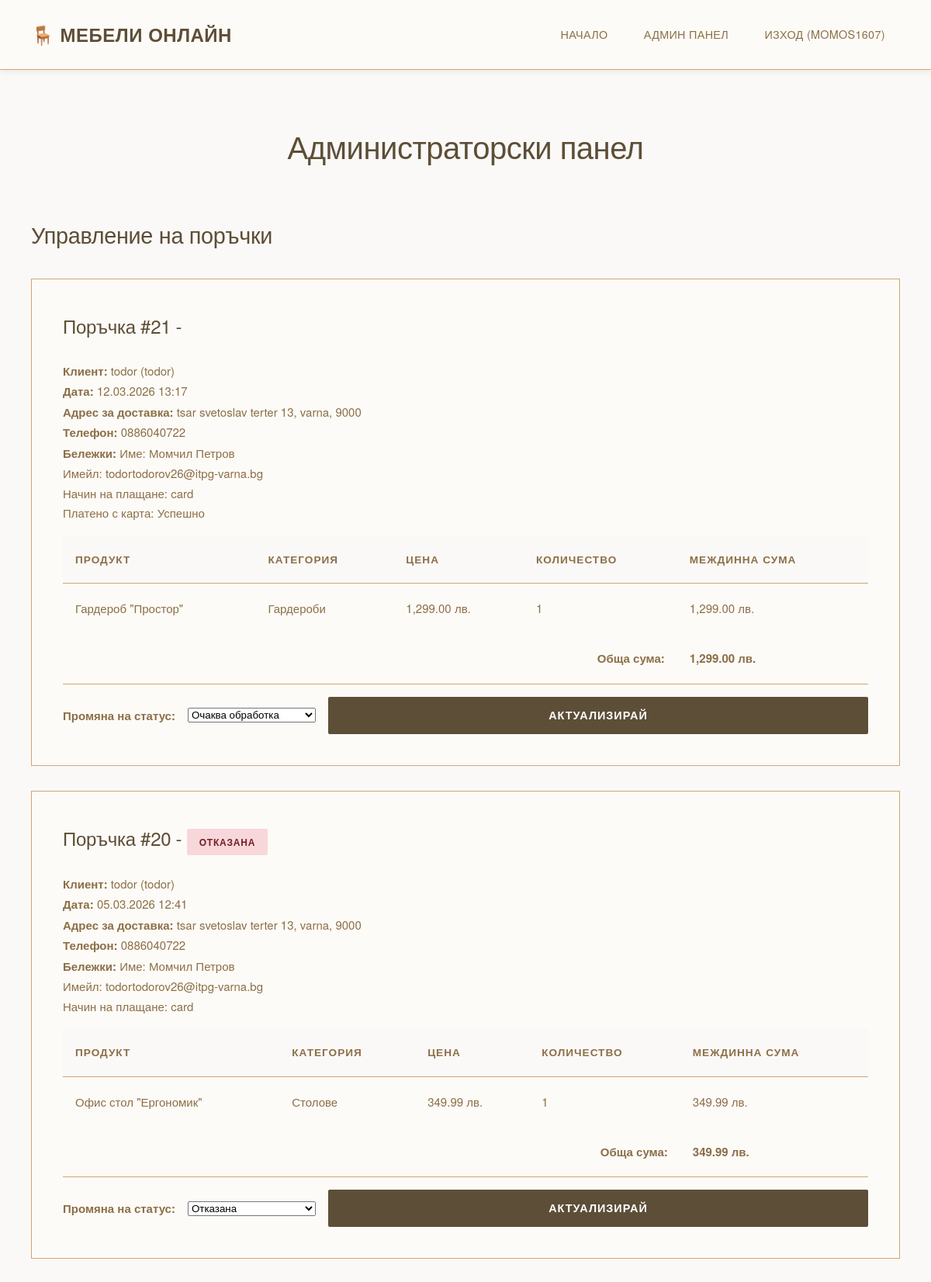
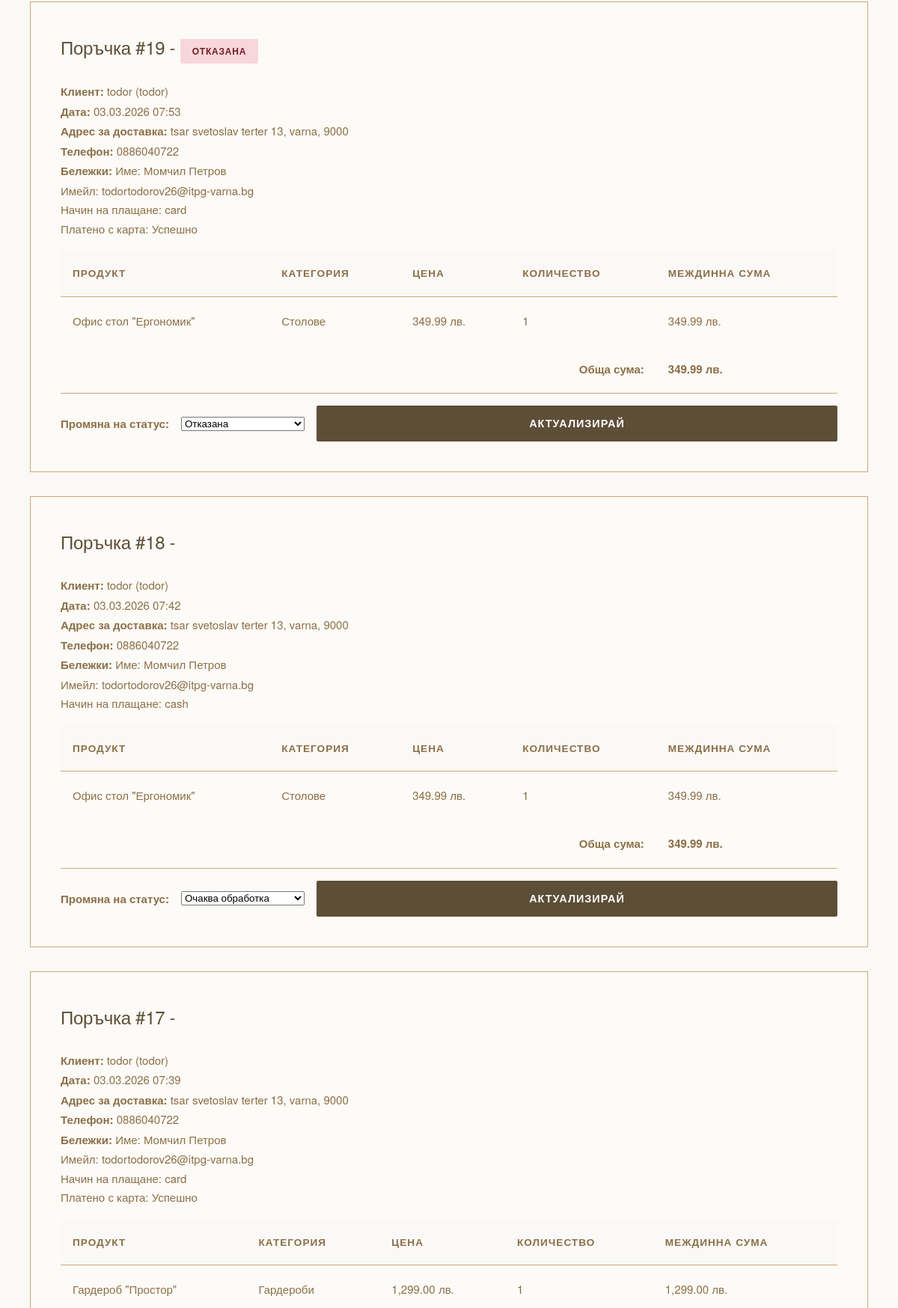
The page /admin_panel_old.php (signed in, upper part) on the database its author committed (2 pictures, top to bottom).
### tables this page shows
CREATE TABLE `orders` (
  `id` int(11) NOT NULL,
  `user_id` int(11) NOT NULL,
  `total_price` decimal(10,2) NOT NULL,
  `status` enum('pending','confirmed','shipped','delivered','cancelled') NOT NULL DEFAULT 'pending',
  `delivery_address` text NOT NULL,
  `phone` varchar(20) NOT NULL,
  `notes` text DEFAULT NULL,
  `created_at` timestamp NOT NULL DEFAULT current_timestamp()
);

CREATE TABLE `users` (
  `id` int(11) NOT NULL,
  `username` varchar(50) NOT NULL,
  `email` varchar(100) NOT NULL,
  `password` varchar(255) NOT NULL,
  `is_admin` tinyint(1) DEFAULT 0,
  `full_name` varchar(100) NOT NULL,
  `phone` varchar(20) DEFAULT NULL,
  `address` text DEFAULT NULL,
  `role` enum('user','admin') DEFAULT 'user',
  `created_at` timestamp NOT NULL DEFAULT current_timestamp()
);

CREATE TABLE `order_items` (
  `id` int(11) NOT NULL,
  `order_id` int(11) NOT NULL,
  `furniture_id` int(11) NOT NULL,
  `quantity` int(11) NOT NULL,
  `price` decimal(10,2) NOT NULL
);

CREATE TABLE `furniture` (
  `id` int(11) NOT NULL,
  `name` varchar(100) NOT NULL,
  `description` text DEFAULT NULL,
  `category` varchar(50) NOT NULL,
  `price` decimal(10,2) NOT NULL,
  `image` varchar(255) NOT NULL,
  `stock` int(11) DEFAULT 0,
  `created_at` timestamp NOT NULL DEFAULT current_timestamp()
);

### admin_panel_old.php (the view, shortened to what this page needs)
<?php
require_once 'config.php';
$orders_query = "SELECT o.*, u.username, u.full_name
                 FROM orders o
                 JOIN users u ON o.user_id = u.id
                 ORDER BY o.created_at DESC";
$orders_result = mysqli_query($conn, $orders_query);
?>
<!DOCTYPE html>
<html lang="bg">
<head>
    <link rel="stylesheet" href="style.css">
</head>
<body>
    <nav class="navbar">
        <div class="container">
            <div class="nav-wrapper">
                <a href="index.php" class="logo">🪑 Мебели Онлайн</a>
                <ul class="nav-menu">
                    <li><a href="index.php">Начало</a></li>
                    <li><a href="admin_panel.php">Админ панел</a></li>
                    <li><a href="logout.php">Изход (<?php echo htmlspecialchars($_SESSION['username']); ?>)</a></li>
                </ul>
            </div>
        </div>
    </nav>
    <section class="admin-panel">
        <div class="container">
            <h1>Администраторски панел</h1>
            <div class="admin-section">
                <h2>Управление на поръчки</h2>
                <?php if (mysqli_num_rows($orders_result) === 0): ?>
                    <div class="alert alert-error">Все още няма направени поръчки.</div>
                <?php else: ?>
                    <?php while ($order = mysqli_fetch_assoc($orders_result)): ?>
                        <div class="table-container">
                            <h3>
                                Поръчка #<?php echo $order['id']; ?>
                                - <span class="status-badge status-<?php echo $order['status']; ?>">
                                    <?php
                                    $statuses = [
                                        'pending' => 'Очаква обработка',
                                        'processing' => 'В процес на обработка',
                                        'completed' => 'Завършена',
                                        'cancelled' => 'Отказана'
                                    ];
                                    echo $statuses[$order['status']];
                                    ?>
                                </span>
                            </h3>
                            <p><strong>Клиент:</strong> <?php echo htmlspecialchars($order['full_name']); ?> (<?php echo htmlspecialchars($order['username']); ?>)</p>
                            <p><strong>Дата:</strong> <?php echo date('d.m.Y H:i', strtotime($order['created_at'])); ?></p>
                            <p><strong>Адрес за доставка:</strong> <?php echo nl2br(htmlspecialchars($order['delivery_address'])); ?></p>
                            <p><strong>Телефон:</strong> <?php echo htmlspecialchars($order['phone']); ?></p>
                            <?php if ($order['notes']): ?>
                                <p><strong>Бележки:</strong> <?php echo nl2br(htmlspecialchars($order['notes'])); ?></p>
                            <?php endif; ?>
                            <?php
                            $items_query = "SELECT oi.*, f.name, f.category
                                           FROM order_items oi
                                           JOIN furniture f ON oi.furniture_id = f.id
                                           WHERE oi.order_id = {$order['id']}";
                            $items_result = mysqli_query($conn, $items_query);
                            ?>
                            <table style="margin-top: 1rem;">
                                <thead>
                                    <tr>
                                        <th>Продукт</th>
                                        <th>Категория</th>
                                        <th>Цена</th>
                                        <th>Количество</th>
                                        <th>Междинна сума</th>
                                    </tr>
                                </thead>
                                <tbody>
                                    <?php while ($item = mysqli_fetch_assoc($items_result)): ?>
                                        <tr>
                                            <td><?php echo htmlspecialchars($item['name']); ?></td>
                                            <td><?php echo htmlspecialchars($item['category']); ?></td>
                                            <td><?php echo number_format($item['price'], 2); ?> лв.</td>
                                            <td><?php echo $item['quantity']; ?></td>
                                            <td><?php echo number_format($item['price'] * $item['quantity'], 2); ?> лв.</td>
                                        </tr>
                                    <?php endwhile; ?>
                                </tbody>
                                <tfoot>
                                    <tr>
                                        <td colspan="4" style="text-align: right;"><strong>Обща сума:</strong></td>
                                        <td><strong><?php echo number_format($order['total_price'], 2); ?> лв.</strong></td>
                                    </tr>
                                </tfoot>
                            </table>
                            <form method="POST" action="" style="margin-top: 1rem;">
                                <div style="display: flex; gap: 1rem; align-items: center;">
                                    <label><strong>Промяна на статус:</strong></label>
                                    <select name="status" required>
                                        <option value="pending" <?php echo $order['status'] === 'pending' ? 'selected' : ''; ?>>Очаква обработка</option>
                                        <option value="cancelled" <?php echo $order['status'] === 'cancelled' ? 'selected' : ''; ?>>Отказана</option>
                                    </select>
                                    <button type="submit" name="update_status" class="btn btn-primary">Актуализирай</button>
                                </div>
                            </form>
                        </div>
                    <?php endwhile; ?>
                <?php endif; ?>
            </div>
        </div>
    </section>
</body>
</html>

### style.css (style rules this page uses)
:root { --primary-dark: #8B6F47; --primary-black: #5D4E37; --secondary-dark: #2d2d2d; --accent-gold: #c9a96e; --accent-beige: #e8e3d8; --text-primary: #8B6F47; --text-secondary: #8B6F47; --text-light: #B8A794; --bg-cream: #faf9f7; --bg-light: #FDFBF7; --border-light: #D4A574; --shadow-soft: 0 2px 8px rgba(0,0,0,0.08); --shadow-medium: 0 4px 16px rgba(0,0,0,0.1); --shadow-hover: 0 8px 24px rgba(0,0,0,0.12); --transition: all 0.35s cubic-bezier(0.4, 0, 0.2, 1); }
* { margin: 0; padding: 0; box-sizing: border-box; }
html { scroll-behavior: smooth; }
body { font-family: 'Helvetica Neue', 'Arial', sans-serif; line-height: 1.7; color: var(--text-primary); background-color: var(--bg-cream); font-size: 15px; -webkit-font-smoothing: antialiased; -moz-osx-font-smoothing: grayscale; }
.container { max-width: 1440px; margin: 0 auto; padding: 0 2.5rem; }
.navbar { background-color: var(--bg-light); border-bottom: 1px solid var(--border-light); position: sticky; top: 0; z-index: 1000; box-shadow: var(--shadow-soft); }
.nav-wrapper { display: flex; justify-content: space-between; align-items: center; padding: 1.5rem 0; }
.logo { font-size: 1.5rem; font-weight: 700; color: var(--primary-black); text-decoration: none; letter-spacing: 0.5px; text-transform: uppercase; transition: var(--transition); }
.nav-menu { display: flex; list-style: none; gap: 0.5rem; align-items: center; }
.nav-menu li a { color: var(--text-primary); text-decoration: none; padding: 0.7rem 1.2rem; border-radius: 2px; transition: var(--transition); font-weight: 500; font-size: 0.9rem; letter-spacing: 0.3px; text-transform: uppercase; }
.btn { padding: 1rem 2rem; border: none; border-radius: 2px; cursor: pointer; font-size: 0.9rem; font-weight: 600; text-decoration: none; display: inline-flex; align-items: center; justify-content: center; gap: 0.5rem; text-align: center; transition: var(--transition); text-transform: uppercase; letter-spacing: 1px; }
.btn-primary { background-color: var(--primary-black); color: white; flex: 1; }
.table-container { background: var(--bg-light); padding: 2.5rem; margin: 2rem 0; overflow-x: auto; border: 1px solid var(--border-light); }
.table-container h3 { margin-bottom: 1.5rem; color: var(--primary-black); font-size: 1.5rem; font-weight: 500; letter-spacing: -0.3px; }
table { width: 100%; border-collapse: separate; border-spacing: 0; }
table th, table td { padding: 1.2rem 1rem; text-align: left; border-bottom: 1px solid var(--border-light); }
table th { background-color: var(--bg-cream); color: var(--text-primary); font-weight: 600; font-size: 0.85rem; text-transform: uppercase; letter-spacing: 1px; }
table tbody tr { transition: var(--transition); }
table tbody tr:last-child td { border-bottom: none; }
.status-badge { padding: 0.4rem 1rem; font-size: 0.75rem; font-weight: 600; display: inline-block; text-transform: uppercase; letter-spacing: 0.8px; border-radius: 2px; }
.status-cancelled { background-color: #f8d7da; color: #721c24; }
.admin-panel { padding: 4rem 0; }
.admin-panel h1 { text-align: center; font-size: 2.5rem; font-weight: 400; margin-bottom: 3.5rem; color: var(--primary-black); letter-spacing: -0.5px; }
.admin-section { margin-bottom: 4rem; }
.admin-section h2 { color: var(--primary-black); margin-bottom: 2rem; font-size: 1.8rem; font-weight: 500; letter-spacing: -0.3px; }
strong { font-weight: 600; }
h1, h2, h3, h4, h5, h6 { font-weight: 400; }

### rows shown on the page
orders: id "21", user.full_name "todor", user.username "todor", created_at "12.03.2026 13:17", delivery_address "tsar svetoslav terter 13, varna, 9000", phone "0886040722", notes "Име: Момчил Петров Имейл: todortodorov26@itpg-varna.bg Начин на плащане: card Платено с карта: Успешно", total_price "1,299.00"
order_items: furniture.name "Гардероб \"Простор\"", furniture.category "Гардероби", price "1,299.00", quantity "1", $item['price'] * $item['quantity'] "1,299.00"
orders: id "20", status "ОТКАЗАНА", user.full_name "todor", user.username "todor", created_at "05.03.2026 12:41", delivery_address "tsar svetoslav terter 13, varna, 9000", phone "0886040722", notes "Име: Момчил Петров Имейл: todortodorov26@itpg-varna.bg Начин на плащане: card", total_price "349.99", status "Отказана"
order_items: furniture.name "Офис стол \"Ергономик\"", furniture.category "Столове", price "349.99", quantity "1", $item['price']*$item['quantity'] "349.99"
orders: id "19", status "ОТКАЗАНА", user.full_name "todor", user.username "todor", created_at "03.03.2026 07:53", delivery_address "tsar svetoslav terter 13, varna, 9000", phone "0886040722", notes "Име: Момчил Петров Имейл: todortodorov26@itpg-varna.bg Начин на плащане: card Платено с карта: Успешно", total_price "349.99", status "Отказана"
order_items: furniture.name "Офис стол \"Ергономик\"", furniture.category "Столове", price "349.99", quantity "1", $item['price']*$item['quantity'] "349.99"
orders: id "18", user.full_name "todor", user.username "todor", created_at "03.03.2026 07:42", delivery_address "tsar svetoslav terter 13, varna, 9000", phone "0886040722", notes "Име: Момчил Петров Имейл: todortodorov26@itpg-varna.bg Начин на плащане: cash", total_price "349.99"
order_items: furniture.name "Офис стол \"Ергономик\"", furniture.category "Столове", price "349.99", quantity "1", $item['price']*$item['quantity'] "349.99"
orders: id "17", user.full_name "todor", user.username "todor", created_at "03.03.2026 07:39", delivery_address "tsar svetoslav terter 13, varna, 9000", phone "0886040722", notes "Име: Момчил Петров Имейл: todortodorov26@itpg-varna.bg Начин на плащане: card Платено с карта: Успешно"
order_items: furniture.name "Гардероб \"Простор\"", furniture.category "Гардероби", price "1,299.00", quantity "1", $item['price'] * $item['quantity'] "1,299.00"

### other values the page prints
$_SESSION['username'] "MOMOS1607"
